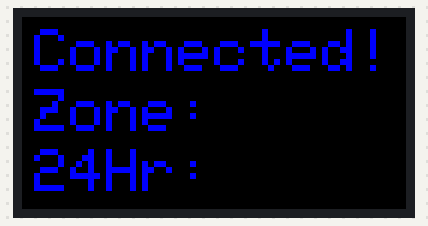
The program below on a simulated ESP8266 (NodeMCU). Parts: 64×32 colour display. WiFi joins after 1.5 s; servers stay silent unless stated; storage starts empty; what the program prints to the serial monitor is not drawn.

Above: at 1.6 s.
At 4.6 s:
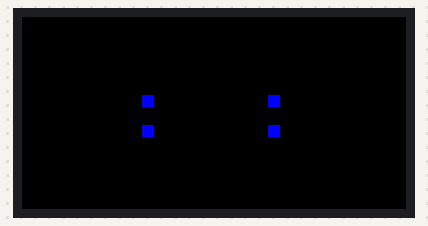
At 5.6 s:
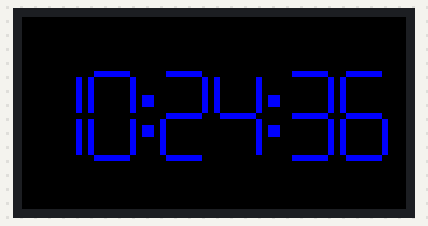
At 13.7 s:
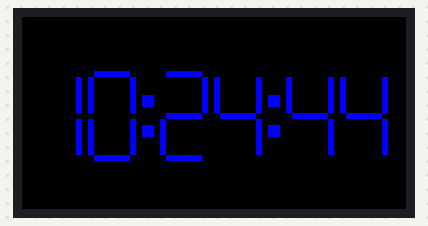
At 21.8 s:
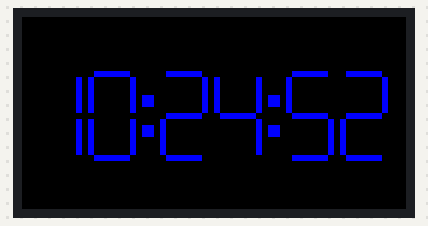
At 37.8 s:
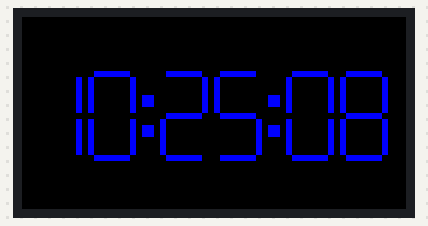

Measured:
- what the display in image 0 shows lasts 3.0 s, from 1.5 s to 4.5 s
- what the display in image 1 shows lasts 1.0 s, from 4.5 s to 5.5 s
- what the display in image 3 shows lasts 0.8 s, from 13.7 s to 14.5 s
- what the display in image 4 shows lasts 0.8 s, from 21.7 s to 22.5 s

The program:

main.cpp
```cpp
#include <Arduino.h>
// Morphing Clock by Hari Wiguna, July 2018
//
// Thanks to:
// Dominic Buchstaller for PxMatrix
// Tzapu for WifiManager
// Stephen Denne aka Datacute for DoubleResetDetector
// Brian Lough aka WitnessMeNow for tutorials on the matrix and WifiManager

#define double_buffer
#include <PxMatrix.h>
#include <Wire.h>
//


#ifdef ESP32

#define P_LAT 22
#define P_A 19
#define P_B 23
#define P_C 18
#define P_D 5
#define P_E 15
#define P_OE 2
hw_timer_t * timer = NULL;
portMUX_TYPE timerMux = portMUX_INITIALIZER_UNLOCKED;

#endif

#ifdef ESP8266

#include <Ticker.h>
Ticker display_ticker;
#define P_LAT 16
#define P_A 5
#define P_B 4
#define P_C 15
#define P_D 12
#define P_E 0
#define P_OE 2

#endif

// Pins for LED MATRIX
PxMATRIX display(64, 32, P_LAT, P_OE, P_A, P_B, P_C, P_D);

#ifdef ESP8266
// ISR for display refresh
void display_updater()
{
  //display.displayTestPattern(70);
  display.display(70);
}
#endif

#ifdef ESP32
void IRAM_ATTR display_updater() {
  // Increment the counter and set the time of ISR
  portENTER_CRITICAL_ISR(&timerMux);
  //isplay.display(70);
  display.displayTestPattern(70);
  portEXIT_CRITICAL_ISR(&timerMux);
}
#endif

//=== SEGMENTS ===
#include "Digit.h"
Digit digit0(&display, 0, 63 - 1 - 9*1, 8, display.color565(0, 0, 255));
Digit digit1(&display, 0, 63 - 1 - 9*2, 8, display.color565(0, 0, 255));
Digit digit2(&display, 0, 63 - 4 - 9*3, 8, display.color565(0, 0, 255));
Digit digit3(&display, 0, 63 - 4 - 9*4, 8, display.color565(0, 0, 255));
Digit digit4(&display, 0, 63 - 7 - 9*5, 8, display.color565(0, 0, 255));
Digit digit5(&display, 0, 63 - 7 - 9*6, 8, display.color565(0, 0, 255));

//=== CLOCK ===
#include "NTPClient.h"
NTPClient ntpClient;
unsigned long prevEpoch;
byte prevhh;
byte prevmm;
byte prevss;


void setup() {
  Serial.begin(115200);
  display.begin(16);

#ifdef ESP8266
  display_ticker.attach(0.002, display_updater);
#endif

#ifdef ESP32
  timer = timerBegin(0, 80, true);
  timerAttachInterrupt(timer, &display_updater, true);
  timerAlarmWrite(timer, 2000, true);
  timerAlarmEnable(timer);
#endif

  ntpClient.Setup(&display);

  display.fillScreen(display.color565(0, 0, 0));
  digit1.DrawColon(display.color565(0, 0, 255));
  digit3.DrawColon(display.color565(0, 0, 255));
}


void loop() {
  unsigned long epoch = ntpClient.GetCurrentTime();
  //Serial.print("GetCurrentTime returned epoch = ");
  //Serial.println(epoch);
  if (epoch != 0) ntpClient.PrintTime();

  if (epoch != prevEpoch) {
    int hh = ntpClient.GetHours();
    int mm = ntpClient.GetMinutes();
    int ss = ntpClient.GetSeconds();
    if (prevEpoch == 0) { // If we didn't have a previous time. Just draw it without morphing.
      digit0.Draw(ss % 10);
      digit1.Draw(ss / 10);
      digit2.Draw(mm % 10);
      digit3.Draw(mm / 10);
      digit4.Draw(hh % 10);
      digit5.Draw(hh / 10);
    }
    else
    {
      // epoch changes every miliseconds, we only want to draw when digits actually change.
      if (ss!=prevss) {
        int s0 = ss % 10;
        int s1 = ss / 10;
        if (s0!=digit0.Value()) digit0.Morph(s0);
        if (s1!=digit1.Value()) digit1.Morph(s1);
        //ntpClient.PrintTime();
        prevss = ss;
      }

      if (mm!=prevmm) {
        int m0 = mm % 10;
        int m1 = mm / 10;
        if (m0!=digit2.Value()) digit2.Morph(m0);
        if (m1!=digit3.Value()) digit3.Morph(m1);
        prevmm = mm;
      }

      if (hh!=prevhh) {
        int h0 = hh % 10;
        int h1 = hh / 10;
        if (h0!=digit4.Value()) digit4.Morph(h0);
        if (h1!=digit5.Value()) digit5.Morph(h1);
        prevhh = hh;
      }
    }
    prevEpoch = epoch;
  }
}
```

Digit.cpp
```cpp
#include "Digit.h"

const byte sA = 0;
const byte sB = 1;
const byte sC = 2;
const byte sD = 3;
const byte sE = 4;
const byte sF = 5;
const byte sG = 6;
const int segHeight = 6;
const int segWidth = segHeight;
const uint16_t height = 31;
const uint16_t width = 63;

byte digitBits[] = {
  B11111100, // 0 ABCDEF--
  B01100000, // 1 -BC-----
  B11011010, // 2 AB-DE-G-
  B11110010, // 3 ABCD--G-
  B01100110, // 4 -BC--FG-
  B10110110, // 5 A-CD-FG-
  B10111110, // 6 A-CDEFG-
  B11100000, // 7 ABC-----
  B11111110, // 8 ABCDEFG-
  B11110110, // 9 ABCD_FG-
};

//byte sunBitmap[] {
//  B100100100,
//  B010001000,
//  B001110000,
//  B101110100,
//  B001110000,
//  B010001000,
//  B100100100
//};

uint16_t black;

Digit::Digit(PxMATRIX* d, byte value, uint16_t xo, uint16_t yo, uint16_t color) {
  _display = d;
  _value = value;
  xOffset = xo;
  yOffset = yo;
  _color = color;
}

byte Digit::Value() {
  return _value;
}
void Digit::drawPixel(uint16_t x, uint16_t y, uint16_t c)
{
  _display->drawPixel(xOffset + x, height - (y + yOffset), c);
}

void Digit::drawLine(uint16_t x, uint16_t y, uint16_t x2, uint16_t y2, uint16_t c)
{
  _display->drawLine(xOffset + x, height - (y + yOffset), xOffset + x2, height - (y2 + yOffset), c);
}

void Digit::drawFillRect(uint16_t x, uint16_t y, uint16_t w, uint16_t h, uint16_t c)
{
  _display->fillRect(xOffset + x, height - (y + yOffset), w,h, c);
}

void Digit::DrawColon(uint16_t c)
{
  // Colon is drawn to the left of this digit
  drawFillRect(-3, segHeight-1, 2,2, c);
  drawFillRect(-3, segHeight+1+3, 2,2, c);
}

void Digit::drawSeg(byte seg)
{
  switch (seg) {
    case sA: drawLine(1, segHeight * 2 + 2, segWidth, segHeight * 2 + 2, _color); break;
    case sB: drawLine(segWidth + 1, segHeight * 2 + 1, segWidth + 1, segHeight + 2, _color); break;
    case sC: drawLine(segWidth + 1, 1, segWidth + 1, segHeight, _color); break;
    case sD: drawLine(1, 0, segWidth, 0, _color); break;
    case sE: drawLine(0, 1, 0, segHeight, _color); break;
    case sF: drawLine(0, segHeight * 2 + 1, 0, segHeight + 2, _color); break;
    case sG: drawLine(1, segHeight + 1, segWidth, segHeight + 1, _color); break;
  }
}

void Digit::Draw(byte value) {
  byte pattern = digitBits[value];
  if (bitRead(pattern, 7)) drawSeg(sA);
  if (bitRead(pattern, 6)) drawSeg(sB);
  if (bitRead(pattern, 5)) drawSeg(sC);
  if (bitRead(pattern, 4)) drawSeg(sD);
  if (bitRead(pattern, 3)) drawSeg(sE);
  if (bitRead(pattern, 2)) drawSeg(sF);
  if (bitRead(pattern, 1)) drawSeg(sG);
  _value = value;
}

void Digit::Morph2() {
  // TWO
  for (int i = 0; i <= segWidth; i++)
  {
    if (i < segWidth) {
      drawPixel(segWidth - i, segHeight * 2 + 2, _color);
      drawPixel(segWidth - i, segHeight + 1, _color);
      drawPixel(segWidth - i, 0, _color);
    }

    drawLine(segWidth + 1 - i, 1, segWidth + 1 - i, segHeight, black);
    drawLine(segWidth - i, 1, segWidth - i, segHeight, _color);
    delay(animSpeed);
  }
}

void Digit::Morph3() {
  // THREE
  for (int i = 0; i <= segWidth; i++)
  {
    drawLine(0 + i, 1, 0 + i, segHeight, black);
    drawLine(1 + i, 1, 1 + i, segHeight, _color);
    delay(animSpeed);
  }
}

void Digit::Morph4() {
  // FOUR
  for (int i = 0; i < segWidth; i++)
  {
    drawPixel(segWidth - i, segHeight * 2 + 2, black); // Erase A
    drawPixel(0, segHeight * 2 + 1 - i, _color); // Draw as F
    drawPixel(1 + i, 0, black); // Erase D
    delay(animSpeed);
  }
}

void Digit::Morph5() {
  // FIVE
  for (int i = 0; i < segWidth; i++)
  {
    drawPixel(segWidth + 1, segHeight + 2 + i, black); // Erase B
    drawPixel(segWidth - i, segHeight * 2 + 2, _color); // Draw as A
    drawPixel(segWidth - i, 0, _color); // Draw D
    delay(animSpeed);
  }
}

void Digit::Morph6() {
  // SIX
  for (int i = 0; i <= segWidth; i++)
  {
    // Move C right to left
    drawLine(segWidth - i, 1, segWidth - i, segHeight, _color);
    if (i > 0) drawLine(segWidth - i + 1, 1, segWidth - i + 1, segHeight, black);
    delay(animSpeed);
  }
}

void Digit::Morph7() {
  // SEVEN
  for (int i = 0; i <= (segWidth + 1); i++)
  {
    // Move E left to right
    drawLine(0 + i - 1, 1, 0 + i - 1, segHeight, black);
    drawLine(0 + i, 1, 0 + i, segHeight, _color);

    // Move F left to right
    drawLine(0 + i - 1, segHeight * 2 + 1, 0 + i - 1, segHeight + 2, black);
    drawLine(0 + i, segHeight * 2 + 1, 0 + i, segHeight + 2, _color);

    // Erase D and G gradually
    drawPixel(1 + i, 0, black); // D
    drawPixel(1 + i, segHeight + 1, black); // G
    delay(animSpeed);
  }
}

void Digit::Morph8() {
  // EIGHT
  for (int i = 0; i <= segWidth; i++)
  {
    // Move B right to left
    drawLine(segWidth - i, segHeight * 2 + 1, segWidth - i, segHeight + 2, _color);
    if (i > 0) drawLine(segWidth - i + 1, segHeight * 2 + 1, segWidth - i + 1, segHeight + 2, black);

    // Move C right to left
    drawLine(segWidth - i, 1, segWidth - i, segHeight, _color);
    if (i > 0) drawLine(segWidth - i + 1, 1, segWidth - i + 1, segHeight, black);

    // Gradually draw D and G
    if (i < segWidth) {
      drawPixel(segWidth - i, 0, _color); // D
      drawPixel(segWidth - i, segHeight + 1, _color); // G
    }
    delay(animSpeed);
  }
}

void Digit::Morph9() {
  // NINE
  for (int i = 0; i <= (segWidth + 1); i++)
  {
    // Move E left to right
    drawLine(0 + i - 1, 1, 0 + i - 1, segHeight, black);
    drawLine(0 + i, 1, 0 + i, segHeight, _color);
    delay(animSpeed);
  }
}

void Digit::Morph0() {
  // ZERO
  for (int i = 0; i <= segWidth; i++)
  {
    if (_value==1) { // If 1 to 0, slide B to F and E to C
      // slide B to F
      drawLine(segWidth - i, segHeight * 2+1 , segWidth - i, segHeight + 2, _color);
      if (i > 0) drawLine(segWidth - i + 1, segHeight * 2+1, segWidth - i + 1, segHeight + 2, black);

      // slide E to C
      drawLine(segWidth - i, 1, segWidth - i, segHeight, _color);
      if (i > 0) drawLine(segWidth - i + 1, 1, segWidth - i + 1, segHeight, black);

      if (i<segWidth) drawPixel(segWidth - i, segHeight * 2 + 2 , _color); // Draw A
      if (i<segWidth) drawPixel(segWidth - i, 0, _color); // Draw D
    }

    if (_value==2) { // If 2 to 0, slide B to F and Flow G to C
      // slide B to F
      drawLine(segWidth - i, segHeight * 2+1 , segWidth - i, segHeight + 2, _color);
      if (i > 0) drawLine(segWidth - i + 1, segHeight * 2+1, segWidth - i + 1, segHeight + 2, black);

      drawPixel(1+i, segHeight + 1, black); // Erase G left to right
      if (i<segWidth) drawPixel(segWidth + 1, segHeight + 1- i, _color);// Draw C
    }

    if (_value==3) { // B to F, C to E
      // slide B to F
      drawLine(segWidth - i, segHeight * 2+1 , segWidth - i, segHeight + 2, _color);
      if (i > 0) drawLine(segWidth - i + 1, segHeight * 2+1, segWidth - i + 1, segHeight + 2, black);

      // Move C to E
      drawLine(segWidth - i, 1, segWidth - i, segHeight, _color);
      if (i > 0) drawLine(segWidth - i + 1, 1, segWidth - i + 1, segHeight, black);

      // Erase G from right to left
      drawPixel(segWidth - i, segHeight + 1, black); // G
    }

    if (_value==5) { // If 5 to 0, we also need to slide F to B
      if (i<segWidth) {
        if (i>0) drawLine(1 + i, segHeight * 2 + 1, 1 + i, segHeight + 2, black);
        drawLine(2 + i, segHeight * 2 + 1, 2 + i, segHeight + 2, _color);
      }
    }

    if (_value==5 || _value==9) { // If 9 or 5 to 0, Flow G into E
      if (i<segWidth) drawPixel(segWidth - i, segHeight + 1, black);
      if (i<segWidth) drawPixel(0, segHeight - i, _color);
    }
    delay(animSpeed);
  }
}

void Digit::Morph1() {
  // Zero or two to One
  for (int i = 0; i <= (segWidth + 1); i++)
  {
    // Move E left to right
    drawLine(0 + i - 1, 1, 0 + i - 1, segHeight, black);
    drawLine(0 + i, 1, 0 + i, segHeight, _color);

    // Move F left to right
    drawLine(0 + i - 1, segHeight * 2 + 1, 0 + i - 1, segHeight + 2, black);
    drawLine(0 + i, segHeight * 2 + 1, 0 + i, segHeight + 2, _color);

    // Gradually Erase A, G, D
    drawPixel(1 + i, segHeight * 2 + 2, black); // A
    drawPixel(1 + i, 0, black); // D
    drawPixel(1 + i, segHeight + 1, black); // G

    delay(animSpeed);
  }
}

void Digit::Morph(byte newValue) {
  switch (newValue) {
    case 2: Morph2(); break;
    case 3: Morph3(); break;
    case 4: Morph4(); break;
    case 5: Morph5(); break;
    case 6: Morph6(); break;
    case 7: Morph7(); break;
    case 8: Morph8(); break;
    case 9: Morph9(); break;
    case 0: Morph0(); break;
    case 1: Morph1(); break;
  }
  _value = newValue;
}
```

Digit.h
```cpp
#ifndef DIGIT_H
#define DIGIT_H

#include <Arduino.h>

#include <PxMatrix.h> // https://github.com/2dom/PxMatrix

class Digit {

  public:
    Digit(PxMATRIX* d, byte value, uint16_t xo, uint16_t yo, uint16_t color);
    void Draw(byte value);
    void Morph(byte newValue);
    byte Value();
    void DrawColon(uint16_t c);

  private:
    PxMATRIX* _display;
    byte _value;
    uint16_t _color;
    uint16_t xOffset;
    uint16_t yOffset;
    int animSpeed = 30;

    void drawPixel(uint16_t x, uint16_t y, uint16_t c);
    void drawFillRect(uint16_t x, uint16_t y, uint16_t w, uint16_t h, uint16_t c);
    void drawLine(uint16_t x, uint16_t y, uint16_t x2, uint16_t y2, uint16_t c);
    void drawSeg(byte seg);
    void Morph2();
    void Morph3();
    void Morph4();
    void Morph5();
    void Morph6();
    void Morph7();
    void Morph8();
    void Morph9();
    void Morph0();
    void Morph1();
};

#endif
```

NTPClient.h
```cpp
/*

 Udp NTP Client

 Get the time from a Network Time Protocol (NTP) time server
 Demonstrates use of UDP sendPacket and ReceivePacket
 For more on NTP time servers and the messages needed to communicate with them,
 see http://en.wikipedia.org/wiki/Network_Time_Protocol

 created 4 Sep 2010
 by Michael Margolis
 modified 9 Apr 2012
 by Tom Igoe
 updated for the ESP8266 12 Apr 2015
 by Ivan Grokhotkov
 Refactored into NTPClient class by Hari Wiguna, 2018

 This code is in the public domain.

 */

#include <Arduino.h>
#include <ESP8266WiFi.h>
#include <PxMatrix.h>
//#include <Fonts/FreeMono9pt7b.h>

 class NTPClient {
  public:
    NTPClient();
    void Setup(PxMATRIX* d);
    unsigned long GetCurrentTime();
    byte GetHours();
    byte GetMinutes();
    byte GetSeconds();
    void PrintTime();

  private:
    PxMATRIX* _display;
    unsigned long sendNTPpacket(IPAddress& address);
    void AskCurrentEpoch();
    unsigned long ReadCurrentEpoch();
 };
```

Source omitted: NTPClient.cpp (12181 bytes)
